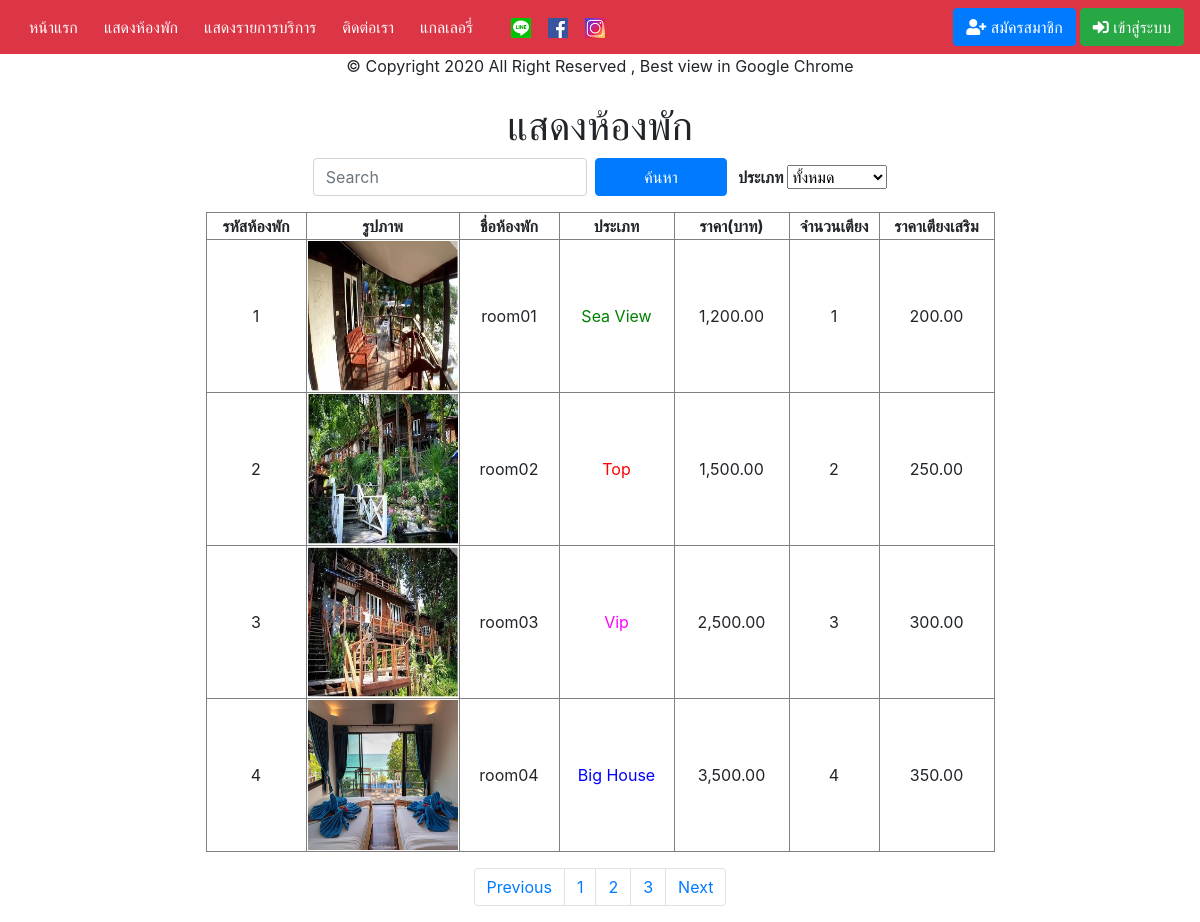
Page /input-output/frontend/alluser/show_room.php on the committed database.
### tables this page shows
CREATE TABLE `room` (
  `room_id` int(5) NOT NULL,
  `room_name` varchar(15) DEFAULT NULL,
  `room_category` int(1) DEFAULT NULL,
  `room_price` int(4) DEFAULT NULL,
  `room_picture` varchar(255) DEFAULT NULL,
  `room_bed` int(2) DEFAULT NULL,
  `room_rate` int(6) DEFAULT NULL,
  `room_status` int(1) DEFAULT NULL,
  `room_statsv` int(1) DEFAULT NULL
);

### input-output/frontend/alluser/show_room.php (the view, shortened to what this page needs)
<?php require'header.php';require'../../../public/switch.php';?>
<?php
	$sql="SELECT * FROM room ";
?>
<h1 align="center">แสดงห้องพัก</h1>
<form class="form-inline justify-content-center"><div align="center">
<input class="form-control" type="text" placeholder="Search" aria-label="Search" id="search_text">
<input class="btn btn-primary ml-1 pl-5 pr-5" type="button" name="button1" id="button1" value="ค้นหา"></div>
<label for="type"><b>&nbsp;&nbsp;&nbsp;ประเภท&nbsp;</b></label>
<select name="type" onchange="this.form.submit()">
			<option <?php if($_GET['type']==0){echo 'selected';}?> value="0">ทั้งหมด</option>
		</select>
</form><p></p>
<table align="center" border="1" style="text-align:center;" id="table-data">
	<thead>
		<tr>
			<th width="100">รหัสห้องพัก</th>
			<th width="100">รูปภาพ</th>
			<th width="100">ชื่อห้องพัก</th>
			<th width="115">ประเภท</th>
			<th width="115">ราคา(บาท)</th>
			<th width="90">จำนวนเตียง</th>
			<th width="115">ราคาเตียงเสริม</th>
		</tr>
	</thead>
	<tbody>
		<?php
			$result=$db->query($sql);
$numrows = $result->num_rows;
$Per_Page = 4;
$Page = $_GET["page"];
if(!$_GET["page"])
{$Page=1;}
$Prev_Page = $Page-1;
$Next_Page = $Page+1;
$Page_Start = (($Per_Page*$Page)-$Per_Page);
if($numrows<=$Per_Page)
{$Num_Pages =1;}
else if(($numrows % $Per_Page)==0)
{$Num_Pages =($numrows/$Per_Page) ;}
else
{$Num_Pages =($numrows/$Per_Page)+1;
$Num_Pages = (int)$Num_Pages;}
$sql .=" ORDER BY room_id ASC LIMIT $Page_Start , $Per_Page";
$result = $db->query($sql);
			while ($row = $result->fetch_assoc()){?>
		<tr>
			<td><?=$row['room_id'];?></td>
			<td><img src="../../../img/room/<?=$row['room_picture'];?>" width="150" height="150"/></td>
			<td><?=$row['room_name'];?></td>
			<td><?=type_room($row['room_category']);?></td>
			<td><?=number_format($row['room_rate'],2);?></td>
			<td><?=$row['room_bed'];?></td>
			<td><?=number_format($row['room_price'],2);?></td>
		</tr>
		<?php }$result->free();$db->close();?>
	</tbody>
</table>
<nav aria-label="Page navigation example">
  <ul class="pagination justify-content-center">
<?php if($Prev_Page==0)$Prev_Page++;?>
    <li class="page-item"><a class="page-link" href="show_room.php?page=<?=$Prev_Page;?>">Previous</a></li>
<?php for($i=1; $i<=$Num_Pages; $i++) {?>
<li class="page-item"><a class="page-link" href="show_room.php?page=<?=$i;?>"><?=$i; ?></a></li>
<?php } ?>
    <li class="page-item"><a class="page-link" href="show_room.php?page=<?=$Next_Page;?>">Next</a></li>
  </ul>
</body>
</html>

### public/switch.php (shortened to what this page needs)
<?php
function type_room($type1){switch ($type1){
case 1:return "<span style='color:green;'>Sea View</span>";break;
case 2:return "<span style='color:red;'>Top</span>";break;
case 3:return "<span style='color:fuchsia;'>Vip</span>";break;
case 4:return "<span style='color:blue;'>Big House</span>";break;
default:return "ไม่พบประเภท";break;}}
?>

### rows in the picture
room: room_id "1", room_picture (picture), room_name "room01", room_category "Sea View", room_rate "1,200.00", room_bed "1", room_price "200.00"
room: room_id "2", room_picture (picture), room_name "room02", room_category "Top", room_rate "1,500.00", room_bed "2", room_price "250.00"
room: room_id "3", room_picture (picture), room_name "room03", room_category "Vip", room_rate "2,500.00", room_bed "3", room_price "300.00"
room: room_id "4", room_picture (picture), room_name "room04", room_category "Big House", room_rate "3,500.00", room_bed "4", room_price "350.00"
